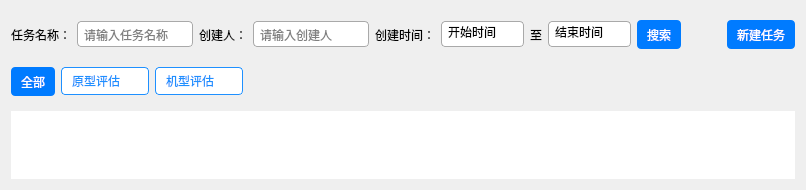
     <widget class="QWidget" name="page_1">
      <property name="styleSheet">
       <string notr="true">QWidget#page_1{
background-color: #FFFFFF;
}
</string>
      </property>
      <layout class="QVBoxLayout" name="verticalLayout_3">
       <item>
        <widget class="QWidget" name="widget_2" native="true">
         <property name="sizePolicy">
          <sizepolicy hsizetype="Preferred" vsizetype="Fixed">
           <horstretch>0</horstretch>
           <verstretch>0</verstretch>
          </sizepolicy>
         </property>
         <property name="styleSheet">
          <string notr="true">QPushButton {
    background-color: #007BFF;  /* 蓝色背景 */
    color: white;  /* 白色文字 */
    border-radius: 4px;  /* 圆角 */
    padding: 5px 10px;  /* 内边距 */
    border: none;  /* 无边框 */
}

QPushButton:hover {
    background-color: #0056b3;  /* 悬停时更深的蓝色 */
}

QPushButton:pressed {
    background-color: #003d80;  /* 按下时更深的蓝色 */
}
QComboBox {
    background-color: white;             /* 背景颜色为白色 */
    color: #1E90FF;                      /* 字体颜色为蓝色 */
    border: 1px solid #1E90FF;           /* 边框为蓝色，宽度为2px */
    border-radius: 4px;                  /* 圆角半径 */
    padding: 5px 10px;  /* 内边距 */
}

QComboBox QAbstractItemView {
    background-color: white;             /* 下拉列表的背景为白色 */
    color: #1E90FF;                      /* 下拉列表字体颜色为蓝色 */
    selection-background-color: #D0E8FF; /* 选中项的背景颜色 */
    selection-color: #1E90FF;            /* 选中项的字体颜色 */
}

QComboBox:hover {
    border: 1px solid #4682B4;           /* 悬停时边框变成较深的蓝色 */
}

QComboBox::drop-down {
    border: none;                        /* 去除下拉按钮的边框 */
}

QComboBox::down-arrow {
    image: url(:/mainwindow/arrow_down.png);  /* 自定义下拉箭头图标 */
    width: 12px;                         /* 图标宽度 */
    height: 12px;                        /* 图标高度 */
}

QLineEdit,QDateEdit{
    background-color: white;          /* 背景颜色为白色 */
    border: 1px solid #A9A9A9;        /* 边框颜色为灰色（#A9A9A9），宽度为 1px */
    border-radius: 4px;               /* 圆角半径 */
    padding: 4px;                     /* 内边距，确保文字和边框之间有距离 */
}

QLineEdit:focus,QDateEdit:focus {
    border: 1px solid #808080;        /* 当 QLineEdit 获取焦点时，边框颜色变成深灰色 */
}</string>
         </property>
         <layout class="QVBoxLayout" name="verticalLayout_2">
          <property name="spacing">
           <number>0</number>
          </property>
          <property name="leftMargin">
           <number>0</number>
          </property>
          <property name="topMargin">
           <number>0</number>
          </property>
          <property name="rightMargin">
           <number>0</number>
          </property>
          <property name="bottomMargin">
           <number>0</number>
          </property>
          <item>
           <widget class="QWidget" name="widget_3" native="true">
            <layout class="QHBoxLayout" name="_1">
             <property name="leftMargin">
              <number>0</number>
             </property>
             <property name="topMargin">
              <number>9</number>
             </property>
             <property name="rightMargin">
              <number>0</number>
             </property>
             <property name="bottomMargin">
              <number>9</number>
             </property>
             <item>
              <widget class="QLabel" name="label">
               <property name="text">
                <string>任务名称：</string>
               </property>
              </widget>
             </item>
             <item>
              <widget class="QLineEdit" name="lineEdit">
               <property name="sizePolicy">
                <sizepolicy hsizetype="Fixed" vsizetype="Fixed">
                 <horstretch>0</horstretch>
                 <verstretch>0</verstretch>
                </sizepolicy>
               </property>
               <property name="placeholderText">
                <string>请输入任务名称</string>
               </property>
              </widget>
             </item>
             <item>
              <widget class="QLabel" name="label_2">
               <property name="text">
                <string>创建人：</string>
               </property>
              </widget>
             </item>
             <item>
              <widget class="QLineEdit" name="lineEdit_2">
               <property name="sizePolicy">
                <sizepolicy hsizetype="Fixed" vsizetype="Fixed">
                 <horstretch>0</horstretch>
                 <verstretch>0</verstretch>
                </sizepolicy>
               </property>
               <property name="placeholderText">
                <string>请输入创建人</string>
               </property>
              </widget>
             </item>
             <item>
              <widget class="QLabel" name="label_3">
               <property name="text">
                <string>创建时间：</string>
               </property>
              </widget>
             </item>
             <item>
              <widget class="QDateEdit" name="dateEdit">
               <property name="sizePolicy">
                <sizepolicy hsizetype="Fixed" vsizetype="Fixed">
                 <horstretch>0</horstretch>
                 <verstretch>0</verstretch>
                </sizepolicy>
               </property>
               <property name="readOnly">
                <bool>false</bool>
               </property>
               <property name="buttonSymbols">
                <enum>QAbstractSpinBox::ButtonSymbols::NoButtons</enum>
               </property>
               <property name="specialValueText">
                <string>开始时间</string>
               </property>
               <property name="keyboardTracking">
                <bool>false</bool>
               </property>
               <property name="dateTime">
                <datetime>
                 <hour>8</hour>
                 <minute>0</minute>
                 <second>0</second>
                 <year>1999</year>
                 <month>12</month>
                 <day>9</day>
                </datetime>
               </property>
               <property name="minimumDateTime">
                <datetime>
                 <hour>8</hour>
                 <minute>0</minute>
                 <second>0</second>
                 <year>1999</year>
                 <month>12</month>
                 <day>9</day>
                </datetime>
               </property>
              </widget>
             </item>
             <item>
              <widget class="QLabel" name="label_4">
               <property name="text">
                <string>至</string>
               </property>
              </widget>
             </item>
             <item>
              <widget class="QDateEdit" name="dateEdit_2">
               <property name="sizePolicy">
                <sizepolicy hsizetype="Fixed" vsizetype="Fixed">
                 <horstretch>0</horstretch>
                 <verstretch>0</verstretch>
                </sizepolicy>
               </property>
               <property name="readOnly">
                <bool>false</bool>
               </property>
               <property name="buttonSymbols">
                <enum>QAbstractSpinBox::ButtonSymbols::NoButtons</enum>
               </property>
               <property name="specialValueText">
                <string>结束时间</string>
               </property>
               <property name="keyboardTracking">
                <bool>false</bool>
               </property>
               <property name="dateTime">
                <datetime>
                 <hour>8</hour>
                 <minute>0</minute>
                 <second>0</second>
                 <year>1999</year>
                 <month>12</month>
                 <day>9</day>
                </datetime>
               </property>
               <property name="minimumDateTime">
                <datetime>
                 <hour>8</hour>
                 <minute>0</minute>
                 <second>0</second>
                 <year>1999</year>
                 <month>12</month>
                 <day>9</day>
                </datetime>
               </property>
              </widget>
             </item>
             <item>
              <widget class="QPushButton" name="pushButton">
               <property name="minimumSize">
                <size>
                 <width>0</width>
                 <height>29</height>
                </size>
               </property>
               <property name="text">
                <string>搜索</string>
               </property>
              </widget>
             </item>
             <item>
              <spacer name="horizontalSpacer">
               <property name="orientation">
                <enum>Qt::Orientation::Horizontal</enum>
               </property>
               <property name="sizeHint" stdset="0">
                <size>
                 <width>40</width>
                 <height>20</height>
                </size>
               </property>
              </spacer>
             </item>
             <item>
              <widget class="QPushButton" name="add_task">
               <property name="minimumSize">
                <size>
                 <width>0</width>
                 <height>29</height>
                </size>
               </property>
               <property name="text">
                <string>新建任务</string>
               </property>
              </widget>
             </item>
            </layout>
           </widget>
          </item>
          <item>
           <widget class="QWidget" name="widget_4" native="true">
            <layout class="QHBoxLayout" name="_2">
             <property name="leftMargin">
              <number>0</number>
             </property>
             <property name="topMargin">
              <number>9</number>
             </property>
             <property name="rightMargin">
              <number>0</number>
             </property>
             <property name="bottomMargin">
              <number>9</number>
             </property>
             <item>
              <widget class="QPushButton" name="pushButton_3">
               <property name="minimumSize">
                <size>
                 <width>0</width>
                 <height>29</height>
                </size>
               </property>
               <property name="text">
                <string>全部</string>
               </property>
              </widget>
             </item>
             <item>
              <widget class="QComboBox" name="comboBox">
               <item>
                <property name="text">
                 <string>原型评估</string>
                </property>
               </item>
              </widget>
             </item>
             <item>
              <widget class="QComboBox" name="comboBox_2">
               <item>
                <property name="text">
                 <string>机型评估</string>
                </property>
               </item>
              </widget>
             </item>
             <item>
              <spacer name="horizontalSpacer_2">
               <property name="orientation">
                <enum>Qt::Orientation::Horizontal</enum>
               </property>
               <property name="sizeHint" stdset="0">
                <size>
                 <width>40</width>
                 <height>20</height>
                </size>
               </property>
              </spacer>
             </item>
            </layout>
           </widget>
          </item>
         </layout>
        </widget>
       </item>
       <item>
        <widget class="QScrollArea" name="scrollArea">
         <property name="font">
          <font>
           <family>Microsoft YaHei</family>
          </font>
         </property>
         <property name="frameShape">
          <enum>QFrame::Shape::NoFrame</enum>
         </property>
         <property name="frameShadow">
          <enum>QFrame::Shadow::Plain</enum>
         </property>
         <property name="widgetResizable">
          <bool>true</bool>
         </property>
         <widget class="QWidget" name="taskListWidget">
          <property name="geometry">
           <rect>
            <x>0</x>
            <y>0</y>
            <width>65</width>
            <height>18</height>
           </rect>
          </property>
          <property name="styleSheet">
           <string notr="true">QWidget#taskListWidget{
background-color: rgb(255, 255, 255);
}</string>
          </property>
          <layout class="QVBoxLayout" name="taskListLayout">
           <property name="spacing">
            <number>20</number>
           </property>
          </layout>
         </widget>
        </widget>
       </item>
      </layout>
     </widget>
